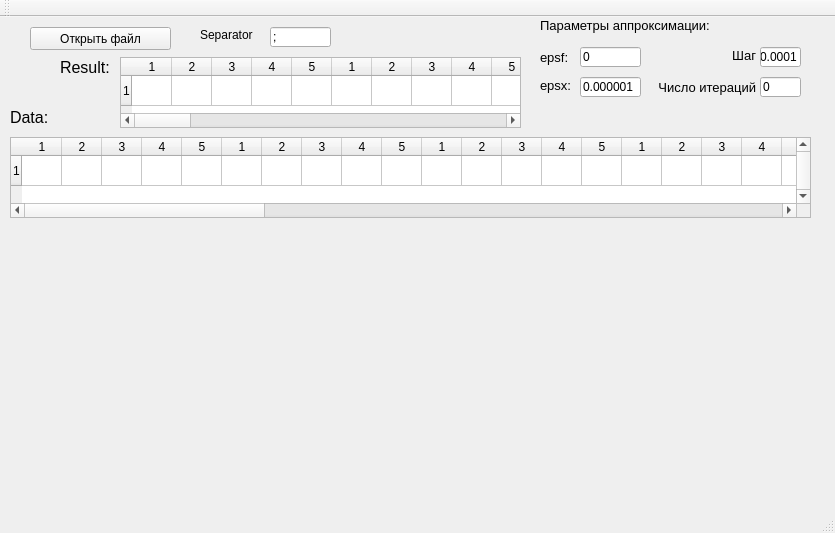
<?xml version="1.0" encoding="UTF-8"?>
<ui version="4.0">
 <class>Approx</class>
 <widget class="QMainWindow" name="Approx">
  <property name="geometry">
   <rect>
    <x>0</x>
    <y>0</y>
    <width>835</width>
    <height>533</height>
   </rect>
  </property>
  <property name="windowTitle">
   <string>Approx</string>
  </property>
  <widget class="QWidget" name="centralWidget">
   <widget class="QPushButton" name="openButton">
    <property name="geometry">
     <rect>
      <x>30</x>
      <y>10</y>
      <width>141</width>
      <height>23</height>
     </rect>
    </property>
    <property name="text">
     <string>Открыть файл</string>
    </property>
   </widget>
   <widget class="QWidget" name="plotWidget" native="true">
    <property name="geometry">
     <rect>
      <x>10</x>
      <y>210</y>
      <width>791</width>
      <height>251</height>
     </rect>
    </property>
   </widget>
   <widget class="QTableWidget" name="inputTable">
    <property name="geometry">
     <rect>
      <x>10</x>
      <y>120</y>
      <width>801</width>
      <height>81</height>
     </rect>
    </property>
    <property name="sizeIncrement">
     <size>
      <width>0</width>
      <height>0</height>
     </size>
    </property>
    <property name="verticalScrollBarPolicy">
     <enum>Qt::ScrollBarAlwaysOn</enum>
    </property>
    <property name="sizeAdjustPolicy">
     <enum>QAbstractScrollArea::AdjustToContents</enum>
    </property>
    <property name="editTriggers">
     <set>QAbstractItemView::NoEditTriggers</set>
    </property>
    <property name="defaultDropAction">
     <enum>Qt::CopyAction</enum>
    </property>
    <property name="sortingEnabled">
     <bool>true</bool>
    </property>
    <property name="rowCount">
     <number>1</number>
    </property>
    <property name="columnCount">
     <number>60</number>
    </property>
    <attribute name="horizontalHeaderDefaultSectionSize">
     <number>40</number>
    </attribute>
    <row/>
    <column>
     <property name="text">
      <string>1</string>
     </property>
    </column>
    <column>
     <property name="text">
      <string>2</string>
     </property>
    </column>
    <column>
     <property name="text">
      <string>3</string>
     </property>
    </column>
    <column>
     <property name="text">
      <string>4</string>
     </property>
    </column>
    <column>
     <property name="text">
      <string>5</string>
     </property>
    </column>
    <column>
     <property name="text">
      <string>1</string>
     </property>
    </column>
    <column>
     <property name="text">
      <string>2</string>
     </property>
    </column>
    <column>
     <property name="text">
      <string>3</string>
     </property>
    </column>
    <column>
     <property name="text">
      <string>4</string>
     </property>
    </column>
    <column>
     <property name="text">
      <string>5</string>
     </property>
    </column>
    <column>
     <property name="text">
      <string>1</string>
     </property>
    </column>
    <column>
     <property name="text">
      <string>2</string>
     </property>
    </column>
    <column>
     <property name="text">
      <string>3</string>
     </property>
    </column>
    <column>
     <property name="text">
      <string>4</string>
     </property>
    </column>
    <column>
     <property name="text">
      <string>5</string>
     </property>
    </column>
    <column>
     <property name="text">
      <string>1</string>
     </property>
    </column>
    <column>
     <property name="text">
      <string>2</string>
     </property>
    </column>
    <column>
     <property name="text">
      <string>3</string>
     </property>
    </column>
    <column>
     <property name="text">
      <string>4</string>
     </property>
    </column>
    <column>
     <property name="text">
      <string>5</string>
     </property>
    </column>
    <column>
     <property name="text">
      <string>1</string>
     </property>
    </column>
    <column>
     <property name="text">
      <string>2</string>
     </property>
    </column>
    <column>
     <property name="text">
      <string>3</string>
     </property>
    </column>
    <column>
     <property name="text">
      <string>4</string>
     </property>
    </column>
    <column>
     <property name="text">
      <string>5</string>
     </property>
    </column>
    <column>
     <property name="text">
      <string>1</string>
     </property>
    </column>
    <column>
     <property name="text">
      <string>2</string>
     </property>
    </column>
    <column>
     <property name="text">
      <string>3</string>
     </property>
    </column>
    <column>
     <property name="text">
      <string>4</string>
     </property>
    </column>
    <column>
     <property name="text">
      <string>5</string>
     </property>
    </column>
    <column>
     <property name="text">
      <string>1</string>
     </property>
    </column>
    <column>
     <property name="text">
      <string>2</string>
     </property>
    </column>
    <column>
     <property name="text">
      <string>3</string>
     </property>
    </column>
    <column>
     <property name="text">
      <string>4</string>
     </property>
    </column>
    <column>
     <property name="text">
      <string>5</string>
     </property>
    </column>
    <column>
     <property name="text">
      <string>1</string>
     </property>
    </column>
    <column>
     <property name="text">
      <string>2</string>
     </property>
    </column>
    <column>
     <property name="text">
      <string>3</string>
     </property>
    </column>
    <column>
     <property name="text">
      <string>4</string>
     </property>
    </column>
    <column>
     <property name="text">
      <string>5</string>
     </property>
    </column>
    <column>
     <property name="text">
      <string>1</string>
     </property>
    </column>
    <column>
     <property name="text">
      <string>2</string>
     </property>
    </column>
    <column>
     <property name="text">
      <string>3</string>
     </property>
    </column>
    <column>
     <property name="text">
      <string>4</string>
     </property>
    </column>
    <column>
     <property name="text">
      <string>5</string>
     </property>
    </column>
    <column>
     <property name="text">
      <string>1</string>
     </property>
    </column>
    <column>
     <property name="text">
      <string>2</string>
     </property>
    </column>
    <column>
     <property name="text">
      <string>3</string>
     </property>
    </column>
    <column>
     <property name="text">
      <string>4</string>
     </property>
    </column>
    <column>
     <property name="text">
      <string>5</string>
     </property>
    </column>
    <column/>
    <column/>
    <column/>
    <column/>
    <column/>
    <column/>
    <column/>
    <column/>
    <column/>
    <column/>
    <item row="0" column="50">
     <property name="text">
      <string/>
     </property>
     <property name="background">
      <brush brushstyle="NoBrush">
       <color alpha="255">
        <red>209</red>
        <green>209</green>
        <blue>209</blue>
       </color>
      </brush>
     </property>
    </item>
    <item row="0" column="58">
     <property name="text">
      <string/>
     </property>
     <property name="font">
      <font>
       <weight>50</weight>
       <bold>false</bold>
      </font>
     </property>
    </item>
   </widget>
   <widget class="QLineEdit" name="sepEdit">
    <property name="geometry">
     <rect>
      <x>270</x>
      <y>10</y>
      <width>61</width>
      <height>20</height>
     </rect>
    </property>
    <property name="text">
     <string>;</string>
    </property>
   </widget>
   <widget class="QLabel" name="label">
    <property name="geometry">
     <rect>
      <x>200</x>
      <y>10</y>
      <width>61</width>
      <height>16</height>
     </rect>
    </property>
    <property name="text">
     <string>Separator</string>
    </property>
   </widget>
   <widget class="QLineEdit" name="maxitsEdit">
    <property name="geometry">
     <rect>
      <x>760</x>
      <y>60</y>
      <width>41</width>
      <height>20</height>
     </rect>
    </property>
    <property name="text">
     <string>0</string>
    </property>
   </widget>
   <widget class="QLabel" name="label_13">
    <property name="geometry">
     <rect>
      <x>710</x>
      <y>30</y>
      <width>46</width>
      <height>16</height>
     </rect>
    </property>
    <property name="font">
     <font>
      <pointsize>10</pointsize>
     </font>
    </property>
    <property name="text">
     <string>Шаг</string>
    </property>
    <property name="alignment">
     <set>Qt::AlignRight|Qt::AlignTrailing|Qt::AlignVCenter</set>
    </property>
   </widget>
   <widget class="QLabel" name="label_15">
    <property name="geometry">
     <rect>
      <x>540</x>
      <y>60</y>
      <width>31</width>
      <height>16</height>
     </rect>
    </property>
    <property name="font">
     <font>
      <pointsize>10</pointsize>
     </font>
    </property>
    <property name="text">
     <string>epsx:</string>
    </property>
   </widget>
   <widget class="QLabel" name="label_14">
    <property name="geometry">
     <rect>
      <x>540</x>
      <y>30</y>
      <width>31</width>
      <height>20</height>
     </rect>
    </property>
    <property name="font">
     <font>
      <pointsize>10</pointsize>
     </font>
    </property>
    <property name="text">
     <string>epsf:</string>
    </property>
   </widget>
   <widget class="QLabel" name="label_12">
    <property name="geometry">
     <rect>
      <x>540</x>
      <y>0</y>
      <width>171</width>
      <height>16</height>
     </rect>
    </property>
    <property name="font">
     <font>
      <pointsize>10</pointsize>
     </font>
    </property>
    <property name="text">
     <string>Параметры аппроксимации:</string>
    </property>
   </widget>
   <widget class="QLabel" name="label_16">
    <property name="geometry">
     <rect>
      <x>655</x>
      <y>60</y>
      <width>101</width>
      <height>20</height>
     </rect>
    </property>
    <property name="font">
     <font>
      <pointsize>10</pointsize>
     </font>
    </property>
    <property name="text">
     <string>Число итераций</string>
    </property>
    <property name="alignment">
     <set>Qt::AlignRight|Qt::AlignTrailing|Qt::AlignVCenter</set>
    </property>
   </widget>
   <widget class="QLineEdit" name="diffstepEdit">
    <property name="geometry">
     <rect>
      <x>760</x>
      <y>30</y>
      <width>41</width>
      <height>20</height>
     </rect>
    </property>
    <property name="text">
     <string>0.0001</string>
    </property>
   </widget>
   <widget class="QLineEdit" name="epsfEdit">
    <property name="geometry">
     <rect>
      <x>580</x>
      <y>30</y>
      <width>61</width>
      <height>20</height>
     </rect>
    </property>
    <property name="text">
     <string>0</string>
    </property>
   </widget>
   <widget class="QLineEdit" name="epsxEdit">
    <property name="geometry">
     <rect>
      <x>580</x>
      <y>60</y>
      <width>61</width>
      <height>20</height>
     </rect>
    </property>
    <property name="text">
     <string>0.000001</string>
    </property>
   </widget>
   <widget class="QTableWidget" name="outputTable">
    <property name="geometry">
     <rect>
      <x>120</x>
      <y>40</y>
      <width>401</width>
      <height>71</height>
     </rect>
    </property>
    <property name="sizeIncrement">
     <size>
      <width>0</width>
      <height>0</height>
     </size>
    </property>
    <property name="sizeAdjustPolicy">
     <enum>QAbstractScrollArea::AdjustToContents</enum>
    </property>
    <property name="editTriggers">
     <set>QAbstractItemView::NoEditTriggers</set>
    </property>
    <property name="defaultDropAction">
     <enum>Qt::CopyAction</enum>
    </property>
    <property name="sortingEnabled">
     <bool>true</bool>
    </property>
    <property name="rowCount">
     <number>1</number>
    </property>
    <property name="columnCount">
     <number>60</number>
    </property>
    <attribute name="horizontalHeaderDefaultSectionSize">
     <number>40</number>
    </attribute>
    <row/>
    <column>
     <property name="text">
      <string>1</string>
     </property>
    </column>
    <column>
     <property name="text">
      <string>2</string>
     </property>
    </column>
    <column>
     <property name="text">
      <string>3</string>
     </property>
    </column>
    <column>
     <property name="text">
      <string>4</string>
     </property>
    </column>
    <column>
     <property name="text">
      <string>5</string>
     </property>
    </column>
    <column>
     <property name="text">
      <string>1</string>
     </property>
    </column>
    <column>
     <property name="text">
      <string>2</string>
     </property>
    </column>
    <column>
     <property name="text">
      <string>3</string>
     </property>
    </column>
    <column>
     <property name="text">
      <string>4</string>
     </property>
    </column>
    <column>
     <property name="text">
      <string>5</string>
     </property>
    </column>
    <column>
     <property name="text">
      <string>1</string>
     </property>
    </column>
    <column>
     <property name="text">
      <string>2</string>
     </property>
    </column>
    <column>
     <property name="text">
      <string>3</string>
     </property>
    </column>
    <column>
     <property name="text">
      <string>4</string>
     </property>
    </column>
    <column>
     <property name="text">
      <string>5</string>
     </property>
    </column>
    <column>
     <property name="text">
      <string>1</string>
     </property>
    </column>
    <column>
     <property name="text">
      <string>2</string>
     </property>
    </column>
    <column>
     <property name="text">
      <string>3</string>
     </property>
    </column>
    <column>
     <property name="text">
      <string>4</string>
     </property>
    </column>
    <column>
     <property name="text">
      <string>5</string>
     </property>
    </column>
    <column>
     <property name="text">
      <string>1</string>
     </property>
    </column>
    <column>
     <property name="text">
      <string>2</string>
     </property>
    </column>
    <column>
     <property name="text">
      <string>3</string>
     </property>
    </column>
    <column>
     <property name="text">
      <string>4</string>
     </property>
    </column>
    <column>
     <property name="text">
      <string>5</string>
     </property>
    </column>
    <column>
     <property name="text">
      <string>1</string>
     </property>
    </column>
    <column>
     <property name="text">
      <string>2</string>
     </property>
    </column>
    <column>
     <property name="text">
      <string>3</string>
     </property>
    </column>
    <column>
     <property name="text">
      <string>4</string>
     </property>
    </column>
    <column>
     <property name="text">
      <string>5</string>
     </property>
    </column>
    <column>
     <property name="text">
      <string>1</string>
     </property>
    </column>
    <column>
     <property name="text">
      <string>2</string>
     </property>
    </column>
    <column>
     <property name="text">
      <string>3</string>
     </property>
    </column>
    <column>
     <property name="text">
      <string>4</string>
     </property>
    </column>
    <column>
     <property name="text">
      <string>5</string>
     </property>
    </column>
    <column>
     <property name="text">
      <string>1</string>
     </property>
    </column>
    <column>
     <property name="text">
      <string>2</string>
     </property>
    </column>
    <column>
     <property name="text">
      <string>3</string>
     </property>
    </column>
    <column>
     <property name="text">
      <string>4</string>
     </property>
    </column>
    <column>
     <property name="text">
      <string>5</string>
     </property>
    </column>
    <column>
     <property name="text">
      <string>1</string>
     </property>
    </column>
    <column>
     <property name="text">
      <string>2</string>
     </property>
    </column>
    <column>
     <property name="text">
      <string>3</string>
     </property>
    </column>
    <column>
     <property name="text">
      <string>4</string>
     </property>
    </column>
    <column>
     <property name="text">
      <string>5</string>
     </property>
    </column>
    <column>
     <property name="text">
      <string>1</string>
     </property>
    </column>
    <column>
     <property name="text">
      <string>2</string>
     </property>
    </column>
    <column>
     <property name="text">
      <string>3</string>
     </property>
    </column>
    <column>
     <property name="text">
      <string>4</string>
     </property>
    </column>
    <column>
     <property name="text">
      <string>5</string>
     </property>
    </column>
    <column/>
    <column/>
    <column/>
    <column/>
    <column/>
    <column/>
    <column/>
    <column/>
    <column/>
    <column/>
    <item row="0" column="50">
     <property name="text">
      <string/>
     </property>
     <property name="background">
      <brush brushstyle="NoBrush">
       <color alpha="255">
        <red>209</red>
        <green>209</green>
        <blue>209</blue>
       </color>
      </brush>
     </property>
    </item>
    <item row="0" column="58">
     <property name="text">
      <string/>
     </property>
     <property name="font">
      <font>
       <weight>50</weight>
       <bold>false</bold>
      </font>
     </property>
    </item>
   </widget>
   <widget class="QLabel" name="label_2">
    <property name="geometry">
     <rect>
      <x>60</x>
      <y>40</y>
      <width>51</width>
      <height>21</height>
     </rect>
    </property>
    <property name="font">
     <font>
      <pointsize>12</pointsize>
     </font>
    </property>
    <property name="text">
     <string>Result:</string>
    </property>
   </widget>
   <widget class="QLabel" name="label_3">
    <property name="geometry">
     <rect>
      <x>10</x>
      <y>90</y>
      <width>51</width>
      <height>21</height>
     </rect>
    </property>
    <property name="font">
     <font>
      <pointsize>12</pointsize>
     </font>
    </property>
    <property name="text">
     <string>Data:</string>
    </property>
   </widget>
  </widget>
  <widget class="QMenuBar" name="menuBar">
   <property name="geometry">
    <rect>
     <x>0</x>
     <y>0</y>
     <width>835</width>
     <height>21</height>
    </rect>
   </property>
  </widget>
  <widget class="QToolBar" name="mainToolBar">
   <attribute name="toolBarArea">
    <enum>TopToolBarArea</enum>
   </attribute>
   <attribute name="toolBarBreak">
    <bool>false</bool>
   </attribute>
  </widget>
  <widget class="QStatusBar" name="statusBar"/>
 </widget>
 <layoutdefault spacing="6" margin="11"/>
 <resources/>
 <connections/>
</ui>
